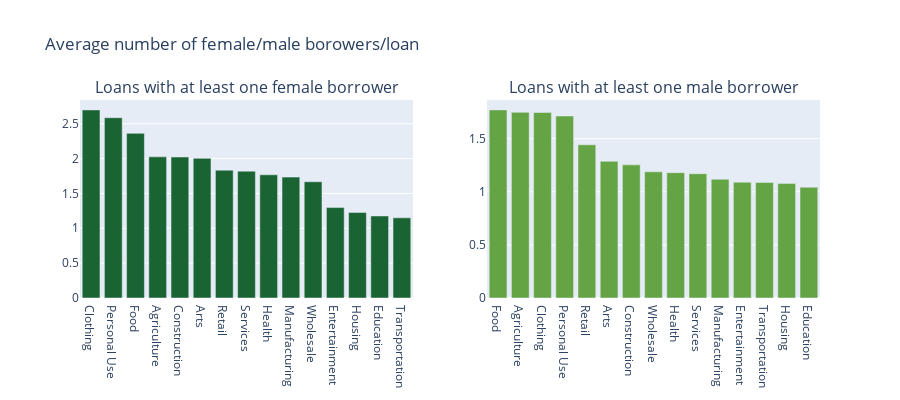

Write notebook code for a chart like this one.
### Code cell
df = kiva_loans.loc[kiva_loans.n_female>0]
df = df.groupby(["sector"])["n_female"].agg(["count", "mean", "max"]).reset_index()
df = df.sort_values(by="mean", ascending=False)
sectors_f = go.Bar(
        x = df['sector'],
        y = df['mean'],
        name="Female borrowers",
        marker=dict(color=color_list[4]))
df2 = kiva_loans.loc[kiva_loans.n_male>0]
df2 = df2.groupby(["sector"])["n_male"].agg(["count", "mean", "max"]).reset_index()
df2 = df2.sort_values(by="mean", ascending=False)
sectors_m = go.Bar(
        x = df2['sector'],
        y = df2['mean'],
        name="Male borrowers",
        marker=dict(color=color_list[3]))
fig = make_subplots(rows=1, cols=2, start_cell="top-left",
                   subplot_titles=("Loans with at least one female borrower", 
                                   "Loans with at least one male borrower"))

fig.add_trace(sectors_f, row=1, col=1)
fig.add_trace(sectors_m, row=1, col=2)
layout = go.Layout(height=400, width=900, title="Average number of female/male borowers/loan")
fig.update_layout(layout)
fig.update_layout(showlegend=False)
fig.show()

### Figure 1 — Plotly figure (JSON) as saved in the notebook; plotly's stock layout.template omitted (floating-point values rounded to 4 significant figures)
{"data": [{"marker": {"color": "#1a6333"}, "name": "Female borrowers", "type": "bar", "x": ["Clothing", "Personal Use", "Food", "Agriculture", "Construction", "Arts", "Retail", "Services", "Health", "Manufacturing", "Wholesale", "Entertainment", "Housing", "Education", "Transportation"], "xaxis": "x", "y": [2.698, 2.586, 2.362, 2.025, 2.023, 2.003, 1.833, 1.82, 1.767, 1.734, 1.668, 1.297, 1.227, 1.177, 1.15], "yaxis": "y"}, {"marker": {"color": "#64a444"}, "name": "Male borrowers", "type": "bar", "x": ["Food", "Agriculture", "Clothing", "Personal Use", "Retail", "Arts", "Construction", "Wholesale", "Health", "Services", "Manufacturing", "Entertainment", "Transportation", "Housing", "Education"], "xaxis": "x2", "y": [1.771, 1.748, 1.746, 1.713, 1.442, 1.287, 1.253, 1.188, 1.18, 1.17, 1.118, 1.091, 1.088, 1.077, 1.043], "yaxis": "y2"}], "layout": {"annotations": [{"font": {"size": 16}, "showarrow": false, "text": "Loans with at least one female borrower", "x": 0.225, "xanchor": "center", "xref": "paper", "y": 1, "yanchor": "bottom", "yref": "paper"}, {"font": {"size": 16}, "showarrow": false, "text": "Loans with at least one male borrower", "x": 0.775, "xanchor": "center", "xref": "paper", "y": 1, "yanchor": "bottom", "yref": "paper"}], "height": 400, "showlegend": false, "title": {"text": "Average number of female/male borowers/loan"}, "width": 900, "xaxis": {"anchor": "y", "domain": [0, 0.45]}, "xaxis2": {"anchor": "y2", "domain": [0.55, 1]}, "yaxis": {"anchor": "x", "domain": [0, 1]}, "yaxis2": {"anchor": "x2", "domain": [0, 1]}}}
